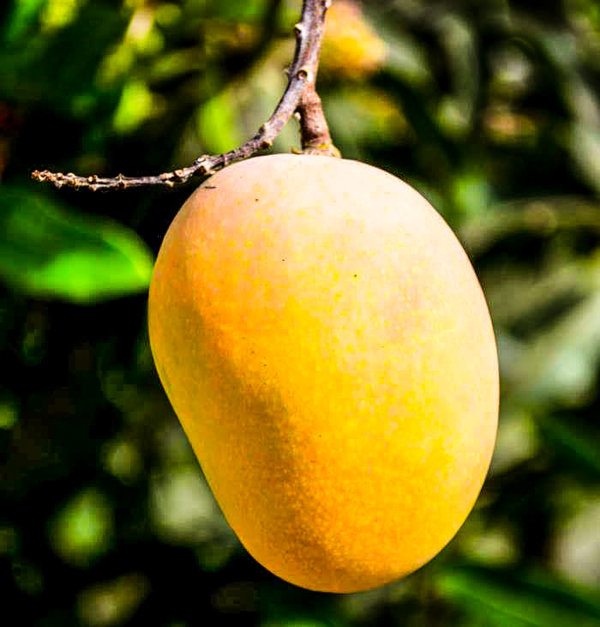
#> input picture data/ground/mango_sample.jpg, 600 x 627 px
$ python -i lighting.py   (imports and definitions only)
#> lines starting #> are read from the running program, lines starting #| are printed output that depends on the picture
#> further down, picture is the input picture: shape (627, 600, 3); mean B, G, R 34.2, 103.3, 112.3
"""Lighting normalisation: CLAHE on the LAB L-channel (Section 7 M3 step 3).

Contrast Limited Adaptive Histogram Equalisation equalises local contrast
without blowing out highlights, which makes downstream colour-based ripeness
scoring far less sensitive to shade versus full sun. Toggleable via
``preprocessing.clahe_enabled``.
"""

from __future__ import annotations

from typing import Any

import numpy as np


def apply_clahe(
    image: np.ndarray,
    *,
    clip_limit: float = 2.0,
    grid_size: int = 8,
    enabled: bool = True,
) -> tuple[np.ndarray, dict[str, Any]]:
    """Return ``(image, info)``.

    CLAHE is applied to the L channel in LAB space so the a/b (colour) channels
    that ripeness scoring depends on are left untouched.
    """
#> called with clip_limit = 2, grid_size = 8, enabled = True
    info: dict[str, Any] = {"step": "clahe", "applied": False}
    if not enabled:
        info["reason"] = "disabled_by_config"
        return image, info
    if image is None or image.size == 0:
        info["reason"] = "empty_image"
        return image, info

    import cv2

    grid = max(1, int(grid_size))
    clahe = cv2.createCLAHE(clipLimit=float(clip_limit), tileGridSize=(grid, grid))

    if image.ndim == 2:
        result = clahe.apply(image)
    else:
        lab = cv2.cvtColor(image, cv2.COLOR_BGR2LAB)
#> lab: shape (627, 600, 3); mean of channels 0, 1, 2 106.9, 123.8, 161.5
        l_channel, a_channel, b_channel = cv2.split(lab)
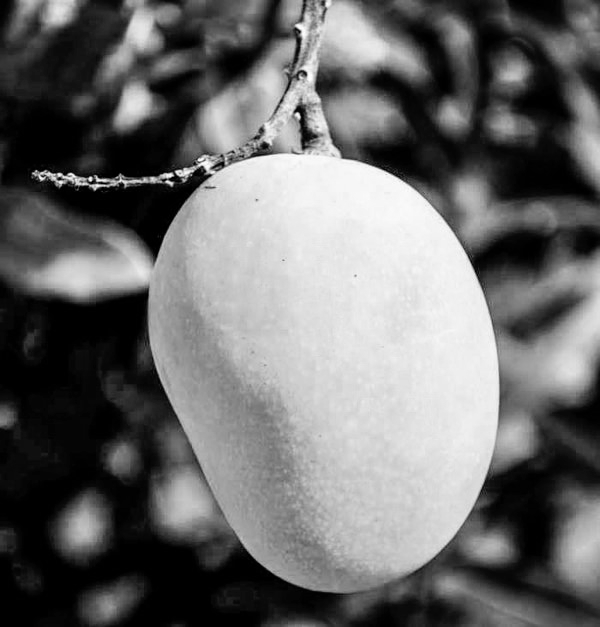
#> l_channel: shape (627, 600); min 0, max 254, mean 106.9
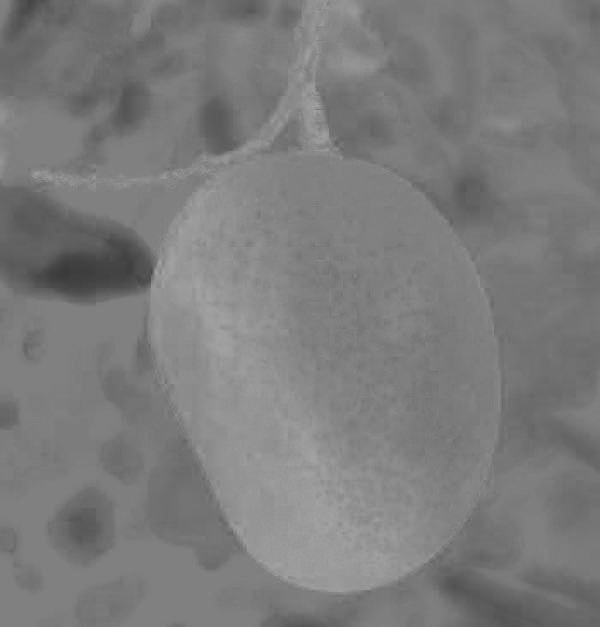
#> a_channel: shape (627, 600); min 57, max 167, mean 123.8
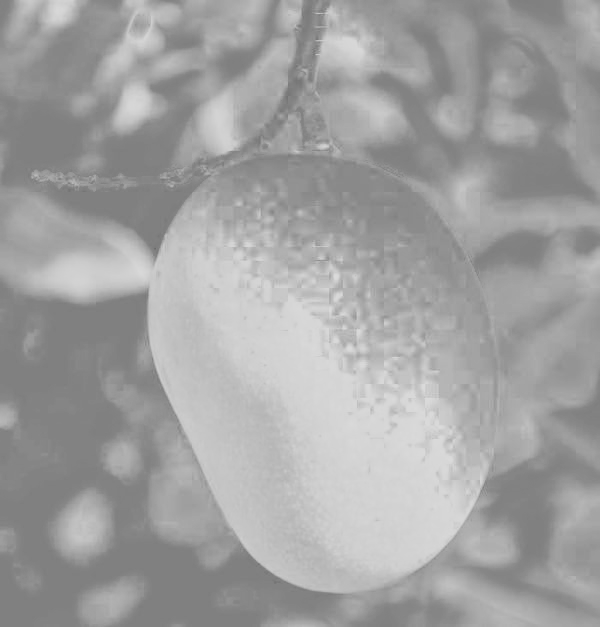
#> b_channel: shape (627, 600); min 106, max 219, mean 161.5
        equalised = clahe.apply(l_channel)
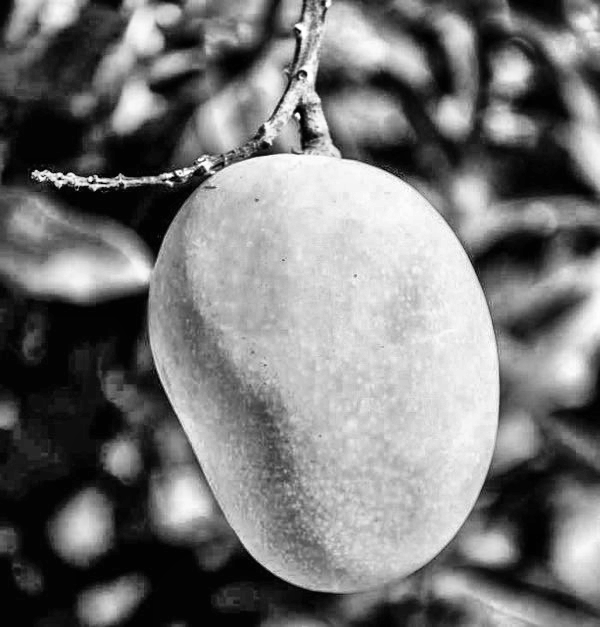
#> equalised: shape (627, 600); min 0, max 255, mean 118.3
        result = cv2.cvtColor(cv2.merge([equalised, a_channel, b_channel]), cv2.COLOR_LAB2BGR)
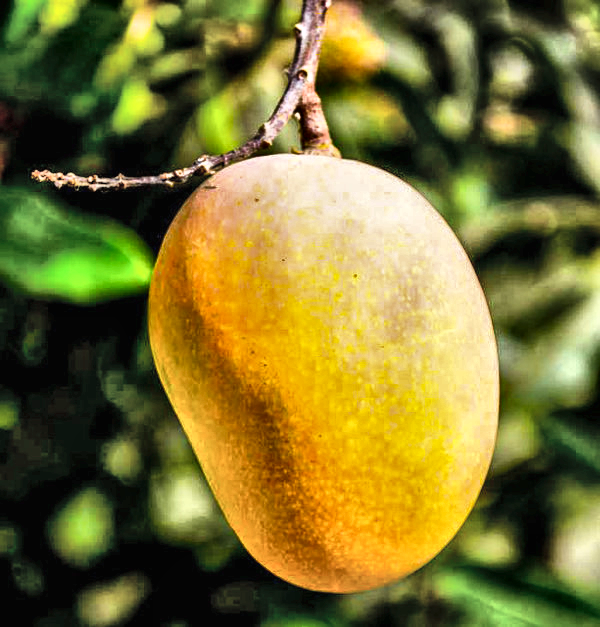
#> result: shape (627, 600, 3); mean B, G, R 49, 114.4, 123.1

    info.update(
        {
            "applied": True,
            "clip_limit": float(clip_limit),
            "grid_size": grid,
            "mean_luma_before": round(float(_mean_luma(image)), 3),
            "mean_luma_after": round(float(_mean_luma(result)), 3),
        }
    )
    return result, info


def _mean_luma(image: np.ndarray) -> float:
    import cv2

    gray = image if image.ndim == 2 else cv2.cvtColor(image, cv2.COLOR_BGR2GRAY)
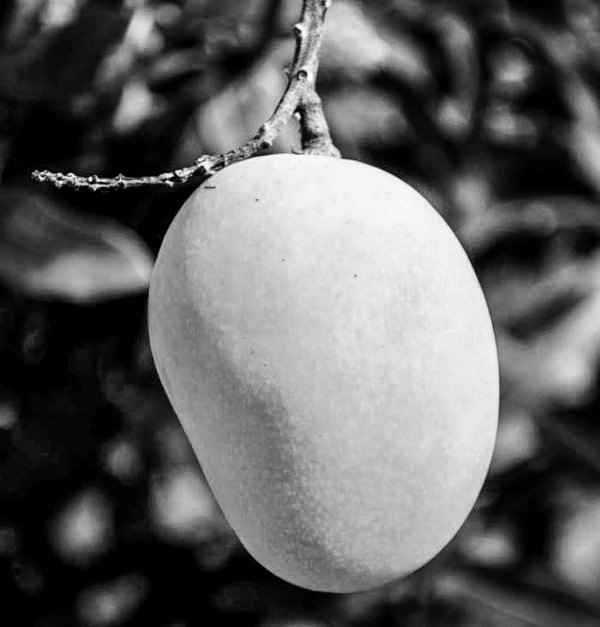
#> gray: shape (627, 600); min 0, max 254, mean 98.1
    return float(np.asarray(gray, dtype=np.float64).mean())


__all__ = ["apply_clahe"]

>>> import cv2
>>> picture = cv2.imread('../../data/ground/mango_sample.jpg')
>>> result = apply_clahe(picture)
#> in _mean_luma (call 2), `gray = image if image.ndim == 2 else cv2.cvtColor(image, cv2.COLOR_BGR..`:
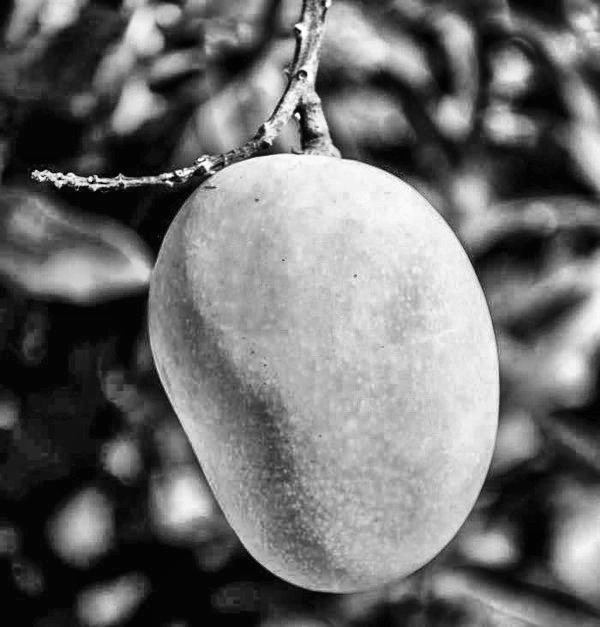
#> gray: shape (627, 600); min 2, max 255, mean 109.5
